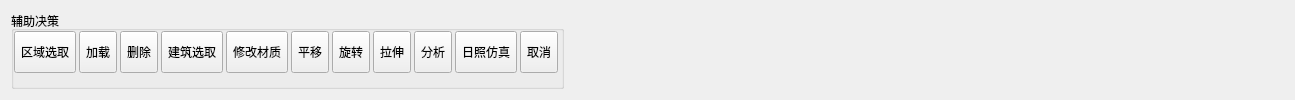
        <widget class="QWidget" name="asisPage">
         <attribute name="title">
          <string>辅助决策</string>
         </attribute>
         <layout class="QHBoxLayout" name="horizontalLayout_21">
          <item>
           <widget class="QGroupBox" name="groupBox_14">
            <property name="title">
             <string>辅助决策</string>
            </property>
            <layout class="QHBoxLayout" name="horizontalLayout_18">
             <property name="spacing">
              <number>3</number>
             </property>
             <property name="leftMargin">
              <number>0</number>
             </property>
             <property name="topMargin">
              <number>0</number>
             </property>
             <property name="rightMargin">
              <number>3</number>
             </property>
             <property name="bottomMargin">
              <number>13</number>
             </property>
             <item>
              <widget class="QToolButton" name="rectSeleteToolButton">
               <property name="sizePolicy">
                <sizepolicy hsizetype="Preferred" vsizetype="Preferred">
                 <horstretch>0</horstretch>
                 <verstretch>0</verstretch>
                </sizepolicy>
               </property>
               <property name="styleSheet">
                <string notr="true"/>
               </property>
               <property name="text">
                <string>区域选取</string>
               </property>
               <property name="icon">
                <iconset>
                 <normalon>:/QMainWindow/Resources/icon/PolygonQuery.png</normalon>
                </iconset>
               </property>
               <property name="iconSize">
                <size>
                 <width>32</width>
                 <height>32</height>
                </size>
               </property>
               <property name="toolButtonStyle">
                <enum>Qt::ToolButtonTextUnderIcon</enum>
               </property>
              </widget>
             </item>
             <item>
              <widget class="QToolButton" name="AddCModelButton">
               <property name="sizePolicy">
                <sizepolicy hsizetype="Preferred" vsizetype="Preferred">
                 <horstretch>0</horstretch>
                 <verstretch>0</verstretch>
                </sizepolicy>
               </property>
               <property name="styleSheet">
                <string notr="true"/>
               </property>
               <property name="text">
                <string>加载</string>
               </property>
               <property name="icon">
                <iconset>
                 <normalon>:/QMainWindow/Resources/icon/loadfly.png</normalon>
                </iconset>
               </property>
               <property name="iconSize">
                <size>
                 <width>32</width>
                 <height>32</height>
                </size>
               </property>
               <property name="toolButtonStyle">
                <enum>Qt::ToolButtonTextUnderIcon</enum>
               </property>
              </widget>
             </item>
             <item>
              <widget class="QToolButton" name="deleteCModeltoolButton">
               <property name="sizePolicy">
                <sizepolicy hsizetype="Preferred" vsizetype="Preferred">
                 <horstretch>0</horstretch>
                 <verstretch>0</verstretch>
                </sizepolicy>
               </property>
               <property name="styleSheet">
                <string notr="true"/>
               </property>
               <property name="text">
                <string>删除</string>
               </property>
               <property name="icon">
                <iconset>
                 <normalon>:/QMainWindow/Resources/icon/delete.png</normalon>
                </iconset>
               </property>
               <property name="iconSize">
                <size>
                 <width>32</width>
                 <height>32</height>
                </size>
               </property>
               <property name="toolButtonStyle">
                <enum>Qt::ToolButtonTextUnderIcon</enum>
               </property>
              </widget>
             </item>
             <item>
              <widget class="QToolButton" name="seletBuildToolButton">
               <property name="sizePolicy">
                <sizepolicy hsizetype="Preferred" vsizetype="Preferred">
                 <horstretch>0</horstretch>
                 <verstretch>0</verstretch>
                </sizepolicy>
               </property>
               <property name="styleSheet">
                <string notr="true"/>
               </property>
               <property name="text">
                <string>建筑选取</string>
               </property>
               <property name="icon">
                <iconset>
                 <normalon>:/QMainWindow/Resources/icon/Select.png</normalon>
                </iconset>
               </property>
               <property name="iconSize">
                <size>
                 <width>32</width>
                 <height>32</height>
                </size>
               </property>
               <property name="checkable">
                <bool>true</bool>
               </property>
               <property name="toolButtonStyle">
                <enum>Qt::ToolButtonTextUnderIcon</enum>
               </property>
              </widget>
             </item>
             <item>
              <widget class="QToolButton" name="modifyTexToolButton">
               <property name="sizePolicy">
                <sizepolicy hsizetype="Preferred" vsizetype="Preferred">
                 <horstretch>0</horstretch>
                 <verstretch>0</verstretch>
                </sizepolicy>
               </property>
               <property name="styleSheet">
                <string notr="true"/>
               </property>
               <property name="text">
                <string>修改材质</string>
               </property>
               <property name="icon">
                <iconset>
                 <normalon>:/QMainWindow/Resources/icon/picture_edit.png</normalon>
                </iconset>
               </property>
               <property name="iconSize">
                <size>
                 <width>32</width>
                 <height>32</height>
                </size>
               </property>
               <property name="toolButtonStyle">
                <enum>Qt::ToolButtonTextUnderIcon</enum>
               </property>
              </widget>
             </item>
             <item>
              <widget class="QToolButton" name="transToolButton">
               <property name="sizePolicy">
                <sizepolicy hsizetype="Preferred" vsizetype="Preferred">
                 <horstretch>0</horstretch>
                 <verstretch>0</verstretch>
                </sizepolicy>
               </property>
               <property name="styleSheet">
                <string notr="true"/>
               </property>
               <property name="text">
                <string>平移</string>
               </property>
               <property name="icon">
                <iconset>
                 <normalon>:/QMainWindow/Resources/icon/move_32px_1205817_easyicon.net.png</normalon>
                </iconset>
               </property>
               <property name="iconSize">
                <size>
                 <width>32</width>
                 <height>32</height>
                </size>
               </property>
               <property name="checkable">
                <bool>true</bool>
               </property>
               <property name="toolButtonStyle">
                <enum>Qt::ToolButtonTextUnderIcon</enum>
               </property>
              </widget>
             </item>
             <item>
              <widget class="QToolButton" name="rotateToolButton">
               <property name="sizePolicy">
                <sizepolicy hsizetype="Preferred" vsizetype="Preferred">
                 <horstretch>0</horstretch>
                 <verstretch>0</verstretch>
                </sizepolicy>
               </property>
               <property name="styleSheet">
                <string notr="true"/>
               </property>
               <property name="text">
                <string>旋转</string>
               </property>
               <property name="icon">
                <iconset>
                 <normalon>:/QMainWindow/Resources/icon/rotate_32px_1175655_easyicon.net.png</normalon>
                </iconset>
               </property>
               <property name="iconSize">
                <size>
                 <width>32</width>
                 <height>32</height>
                </size>
               </property>
               <property name="checkable">
                <bool>true</bool>
               </property>
               <property name="toolButtonStyle">
                <enum>Qt::ToolButtonTextUnderIcon</enum>
               </property>
              </widget>
             </item>
             <item>
              <widget class="QToolButton" name="stretchToolButton">
               <property name="sizePolicy">
                <sizepolicy hsizetype="Preferred" vsizetype="Preferred">
                 <horstretch>0</horstretch>
                 <verstretch>0</verstretch>
                </sizepolicy>
               </property>
               <property name="styleSheet">
                <string notr="true"/>
               </property>
               <property name="text">
                <string>拉伸</string>
               </property>
               <property name="icon">
                <iconset>
                 <normalon>:/QMainWindow/Resources/icon/Zoom_in_32px_1176980_easyicon.net.png</normalon>
                </iconset>
               </property>
               <property name="iconSize">
                <size>
                 <width>32</width>
                 <height>32</height>
                </size>
               </property>
               <property name="checkable">
                <bool>true</bool>
               </property>
               <property name="toolButtonStyle">
                <enum>Qt::ToolButtonTextUnderIcon</enum>
               </property>
              </widget>
             </item>
             <item>
              <widget class="QToolButton" name="analysisToolButton">
               <property name="sizePolicy">
                <sizepolicy hsizetype="Preferred" vsizetype="Preferred">
                 <horstretch>0</horstretch>
                 <verstretch>0</verstretch>
                </sizepolicy>
               </property>
               <property name="styleSheet">
                <string notr="true"/>
               </property>
               <property name="text">
                <string>分析</string>
               </property>
               <property name="icon">
                <iconset>
                 <normalon>:/QMainWindow/Resources/icon/analysis.png</normalon>
                </iconset>
               </property>
               <property name="iconSize">
                <size>
                 <width>32</width>
                 <height>32</height>
                </size>
               </property>
               <property name="checkable">
                <bool>true</bool>
               </property>
               <property name="toolButtonStyle">
                <enum>Qt::ToolButtonTextUnderIcon</enum>
               </property>
              </widget>
             </item>
             <item>
              <widget class="QToolButton" name="sunEmuToolButton">
               <property name="sizePolicy">
                <sizepolicy hsizetype="Preferred" vsizetype="Preferred">
                 <horstretch>0</horstretch>
                 <verstretch>0</verstretch>
                </sizepolicy>
               </property>
               <property name="styleSheet">
                <string notr="true"/>
               </property>
               <property name="text">
                <string>日照仿真</string>
               </property>
               <property name="icon">
                <iconset>
                 <normalon>:/QMainWindow/Resources/icon/Sunshine_48px_1183976_easyicon.net.png</normalon>
                </iconset>
               </property>
               <property name="iconSize">
                <size>
                 <width>32</width>
                 <height>32</height>
                </size>
               </property>
               <property name="checkable">
                <bool>true</bool>
               </property>
               <property name="toolButtonStyle">
                <enum>Qt::ToolButtonTextUnderIcon</enum>
               </property>
              </widget>
             </item>
             <item>
              <widget class="QToolButton" name="canceltoolButton">
               <property name="sizePolicy">
                <sizepolicy hsizetype="Preferred" vsizetype="Preferred">
                 <horstretch>0</horstretch>
                 <verstretch>0</verstretch>
                </sizepolicy>
               </property>
               <property name="styleSheet">
                <string notr="true"/>
               </property>
               <property name="text">
                <string>取消</string>
               </property>
               <property name="icon">
                <iconset>
                 <normalon>:/QMainWindow/Resources/icon/cross_32px_1113381_easyicon.net.png</normalon>
                </iconset>
               </property>
               <property name="iconSize">
                <size>
                 <width>32</width>
                 <height>32</height>
                </size>
               </property>
               <property name="toolButtonStyle">
                <enum>Qt::ToolButtonTextUnderIcon</enum>
               </property>
              </widget>
             </item>
            </layout>
           </widget>
          </item>
          <item>
           <spacer name="horizontalSpacer_7">
            <property name="orientation">
             <enum>Qt::Horizontal</enum>
            </property>
            <property name="sizeHint" stdset="0">
             <size>
              <width>720</width>
              <height>20</height>
             </size>
            </property>
           </spacer>
          </item>
         </layout>
        </widget>
